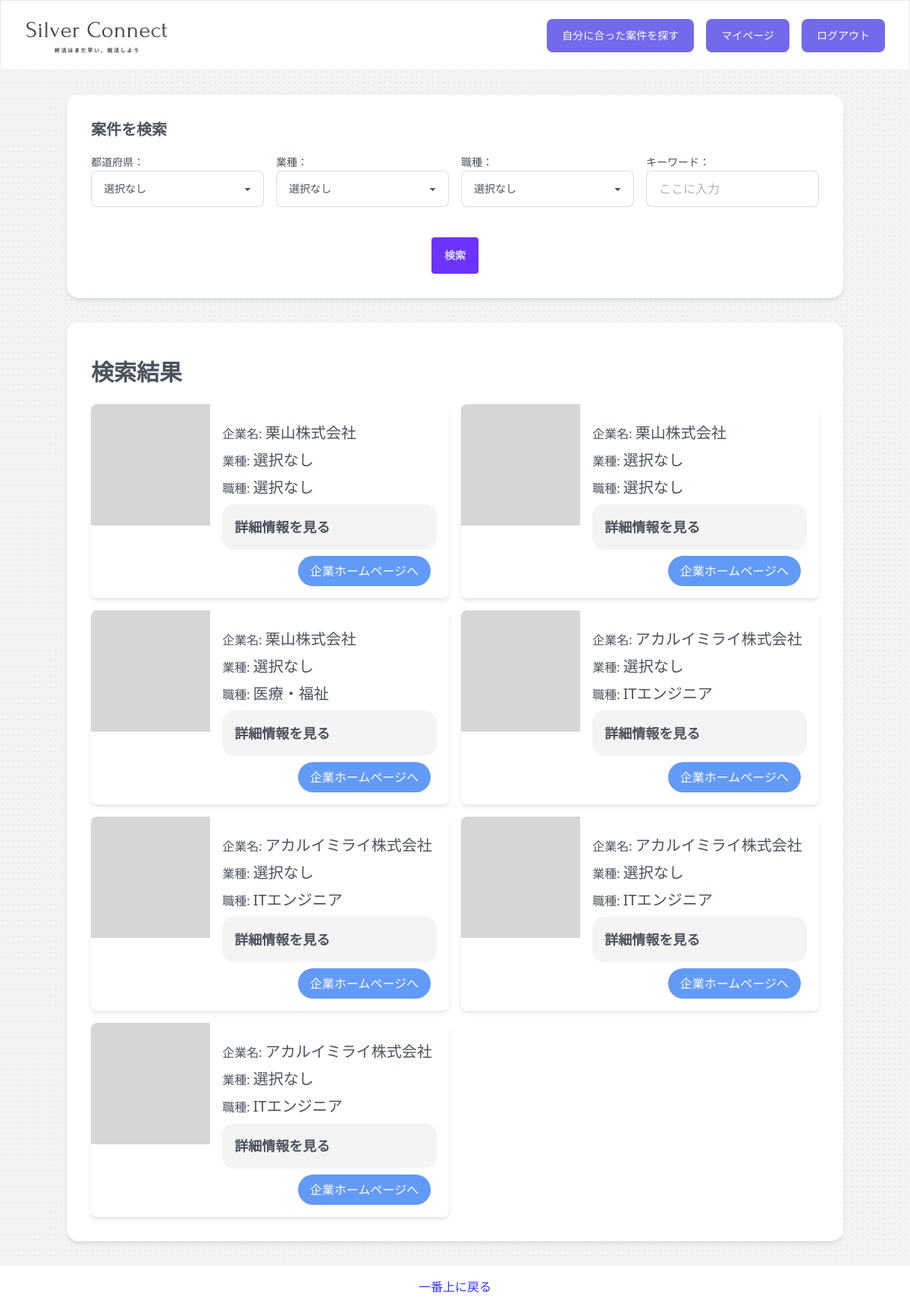
/test_list_senior/ (signed in), run on the app's committed database.
### main_func/models.py (models this page shows)
class Job(models.Model):
    job_id = models.AutoField(primary_key=True)
    company = models.ForeignKey(Company, on_delete=models.CASCADE)
    title = models.CharField(max_length=20,default="")
    industry = models.CharField(verbose_name="業種",choices=settings.INDUSTRIES,max_length=13,default="選択なし")
    prefecture  = models.CharField(verbose_name="都道府県",choices=settings.PREFECTURES,max_length=4,default="選択なし")
    occupation  = models.CharField(verbose_name="職種",choices=settings.OCCUPATIONS,max_length=17,default="選択なし")
    salary = models.CharField(max_length=20,default="")
    created_at = models.DateTimeField(auto_now_add=True)
    updated_at = models.DateTimeField(auto_now=True)
    number_of_people = models.IntegerField(default=0)
    description = models.TextField()
    is_public = models.BooleanField(default=True)
    is_deleted = models.BooleanField(default=False)

class Company(models.Model):
    company_uid = models.UUIDField(default=uuid.uuid4, editable=True, unique=True)
    company_id = models.ForeignKey(CustomUser, on_delete=models.CASCADE)#users紐付け
    created_at = models.DateTimeField(auto_now_add=True)
    updated_at = models.DateTimeField(auto_now=True)
    name = models.CharField(max_length=255,blank=True, null=True)
    address = models.CharField(max_length=255, blank=True, null=True)
    industry = models.CharField(verbose_name="業種",choices=settings.INDUSTRIES,max_length=13,default="選択なし")
    homepage_url = models.URLField(max_length=200, blank=True, null=True)
    description = models.TextField(blank=True, null=True)
    pic_path = models.ImageField(upload_to=Path('/images/company_pics/'), blank=True, null=True)
    company_uid = models.UUIDField(default=uuid.uuid4, editable=True, unique=True)#企業ごとのUUIDを設定→URLに接続

### main_func/views.py (the view)
# urls.py: path('test_list_senior/', views.JobListView.as_view(), name='test_list_senior'),
class JobListView(LoginRequiredMixin,ListView):
    template_name = 'list_view_senior.html'
    model = Job
    def get_queryset(self):
        queryset = super().get_queryset()
        prefecture = self.request.GET.get('prefecture', '')
        industry = self.request.GET.get('industry', '')
        occupation = self.request.GET.get('occupation', '')
        keyword = self.request.GET.get('keyword', '')
        filter_conditions = {}
        if prefecture != '選択なし':
            filter_conditions['prefecture__icontains'] = prefecture
        if industry != '選択なし':
            filter_conditions['industry__icontains'] = industry
        if occupation != '選択なし':
            filter_conditions['occupation__icontains'] = occupation
        if keyword:
            filter_conditions['description__icontains'] = keyword
        if filter_conditions:
            queryset = queryset.filter(**filter_conditions)
        return queryset

### templates/senior/list_view_senior.html (shortened to what this page needs)
<!DOCTYPE html>
<html>
  <head>
    <script src="https://cdn.tailwindcss.com"></script>
    <link href="https://cdn.jsdelivr.net/npm/daisyui@4.4.12/dist/full.min.css" rel="stylesheet" type="text/css" />
    <script src="https://cdn.tailwindcss.com"></script>
    {% load static %}
    <link rel="stylesheet" href="{% static 'css/login.css' %}">
  </head>
  <body class="original-gradient font-sans" id="top">
    <header class="bg-white text-white">
      <div class="mx-auto max-w-screen-xl px-4 py-2 sm:px-6 sm:py-4 lg:px-8 border">
        <div class="sm:flex sm:items-center sm:justify-between">
          {% load static %}
          <div class="text-center sm:text-left w-1/6">
            <img src="{% static 'imgs/logo.png' %}">
          </div>
          <div class="mt-4 flex flex-col gap-4 sm:mt-0 sm:flex-row sm:items-center">
            <button
                class="block rounded-lg bg-indigo-600 px-5 py-3 text-sm font-medium text-white transition hover:bg-indigo-700 focus:outline-none focus:ring"
                type="button"><a href="{% url 'main_func:test_gpt' %}">
                自分に合った案件を探す</a>
            </button>
            <button
                class="block rounded-lg bg-indigo-600 px-5 py-3 text-sm font-medium text-white transition hover:bg-indigo-700 focus:outline-none focus:ring"
                type="button"><a href="{% url 'main_func:last_page' %}">
                マイページ</a>
            </button>
            <button
                class="block rounded-lg bg-indigo-600 px-5 py-3 text-sm font-medium text-white transition hover:bg-indigo-700 focus:outline-none focus:ring"
                type="button"><a href="{% url 'accounts:logout'%}">
                ログアウト</a>
            </button>
        </div>
        </div>
      </div>
    </header>
    <main class="container mx-auto my-8">
      <section class="bg-white p-8 rounded-2xl shadow-md mb-8">
        <h2 class="text-xl font-bold mb-4">案件を検索</h2>
        <form action="#" method="GET">
          <div class="grid grid-cols-1 sm:grid-cols-2 lg:grid-cols-4 justify-center gap-4">
            <div>
              <label for="prefecture" class="label-text">都道府県：</label>
              <select id="prefecture" name="prefecture" class="select select-bordered w-full max-w-xs">
                <option value="選択なし" {% if request.GET.prefecture == "選択なし" %}selected{% endif %}>選択なし</option>
              </select>
            </div>
            <div>
              <label for="industry" class="label-text">業種：</label>
              <select id="industry" name="industry" class="select select-bordered w-full max-w-xs">
                <option value= "選択なし"{% if request.GET.industry == "選択なし" %}selected{% endif %}>選択なし</option>
              </select>
            </div>
            <div>
              <label for="occupation" class="label-text">職種：</label>
              <select id="occupation" name="occupation" class="select select-bordered w-full max-w-xs">
                <option value="選択なし" {% if request.GET.occupation == "選択なし" %}selected{% endif %}>選択なし</option>
              </select>
            </div>
            <div>
              <label for="keyword" class="label-text">キーワード：</label>
              <input type="text" id="keyword" name="keyword" placeholder="ここに入力" class="input input-bordered w-full max-w-xs" value="{{ request.GET.keyword }}"/>
            </div>
          </div>
          <div class="flex justify-center mt-10">
            <a class="bg-primary rounded"><button type="submit" class="btn btn-primary">検索</button></a>
          </div>
        </form>
      </section>
      <section class="bg-white p-8 rounded-2xl shadow-md">
      <div class="container mx-auto mt-4">
        <h1 class="text-3xl font-bold text-gray-800 mb-6">検索結果</h1>
        <div class="grid grid-cols-1 lg:grid-cols-2 gap-4">
          {% for job in object_list %}
            <div class="bg-white rounded-lg overflow-hidden shadow-md flex">
              <img src="https://via.placeholder.com/300" alt="求人画像" class="w-1/3 h-40 object-cover">
              <div class="w-2/3 p-4">
                <p class="text mb-2">企業名: <span class="text-xl mb-2">{{ job.company.name }}</span></p>
                <p class="text mb-2">業種: <span class="text-xl mb-2">{{ job.industry }}</span></p>
                <p class="text mb-2">職種: <span class="text-xl mb-2">{{ job.occupation }}</span></p>
                <details class="collapse bg-base-200">
                  <summary class="collapse-title text-lg font-semibold">詳細情報を見る</summary>
                </details>
                <div class="flex justify-end mt-2">
                  <a href="{{ job.company.homepage_url }}" class="bg-blue-500 text-white px-4 py-2 rounded-full mr-2">企業ホームページへ</a>
                </div>
              </div>
            </div>
          {% endfor %}
        </div>
      </section>
    </main>
    <footer class="bg-white text-white text-center py-4">
        <p style="color: blue"><a href="#top">一番上に戻る</a></p>
    </footer>
  </body>
</html>

### static/css/login.css (style rules this page uses)
.original-gradient { background-color: #b8bdc0; opacity: 0.8; background-image: radial-gradient(#d6d6ce 0.35000000000000003px, #eef1f3 0.35000000000000003px); background-size: 7px 7px; }

### data on the page
Job: company.name "栗山株式会社", industry "選択なし", occupation "選択なし"
Job: company.name "栗山株式会社", industry "選択なし", occupation "選択なし"
Job: company.name "栗山株式会社", industry "選択なし", occupation "医療・福祉"
Job: company.name "アカルイミライ株式会社", industry "選択なし", occupation "ITエンジニア"
Job: company.name "アカルイミライ株式会社", industry "選択なし", occupation "ITエンジニア"
Job: company.name "アカルイミライ株式会社", industry "選択なし", occupation "ITエンジニア"
Job: company.name "アカルイミライ株式会社", industry "選択なし", occupation "ITエンジニア"
